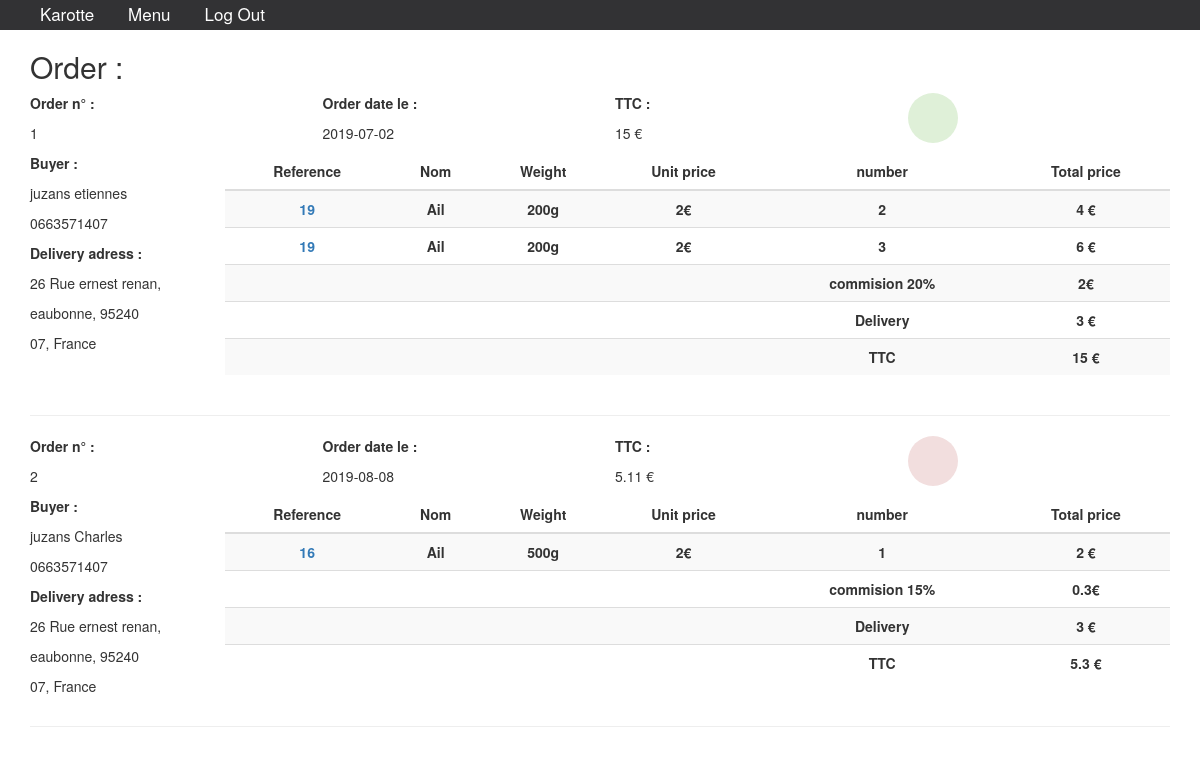
The app's page /BackOfficeKarotte/CommandesUtilisateurs (signed in) with its own data.
### tables this page shows
CREATE TABLE IF NOT EXISTS `Commande` (
  `Id` int(9) NOT NULL,
  `IdUser` int(9) NOT NULL,
  `idFarmer` int(9) NOT NULL,
  `Prix` varchar(255) NOT NULL,
  `CreationDate` date NOT NULL,
  `Status` int(1) NOT NULL,
  `IdDelivery` int(1) NOT NULL,
  `jwt` text NOT NULL
);

CREATE TABLE IF NOT EXISTS `Users` (
  `Id` int(9) NOT NULL,
  `Name` varchar(255) NOT NULL,
  `LastName` varchar(255) NOT NULL,
  `Email` varchar(255) NOT NULL,
  `Password` varchar(255) NOT NULL,
  `DateBirth` date DEFAULT NULL,
  `Type` int(1) NOT NULL,
  `Actif` int(1) NOT NULL DEFAULT '0',
  `Status` int(1) NOT NULL DEFAULT '1',
  `CreationDate` date NOT NULL,
  `CreationIp` varchar(100) NOT NULL
);

CREATE TABLE IF NOT EXISTS `Delivery` (
  `Id` int(9) NOT NULL,
  `IdUser` int(9) NOT NULL,
  `Road` varchar(255) NOT NULL,
  `RoadName` varchar(255) NOT NULL,
  `RoadNumber` varchar(255) NOT NULL,
  `PostalCode` varchar(255) NOT NULL,
  `City` varchar(255) NOT NULL,
  `Region` varchar(255) NOT NULL,
  `County` varchar(255) NOT NULL,
  `Phone` varchar(255) NOT NULL,
  `Actif` int(1) NOT NULL DEFAULT '1'
);

CREATE TABLE IF NOT EXISTS `ProduitOrder` (
  `Id` int(9) NOT NULL,
  `IdCommande` int(9) NOT NULL,
  `IdProduit` int(9) NOT NULL,
  `NbProduits` int(9) NOT NULL,
  `idFarmerProduct` int(9) NOT NULL,
  `Status` int(1) NOT NULL,
  `creationDate` date NOT NULL
);

CREATE TABLE IF NOT EXISTS `Produit` (
  `Id` int(9) NOT NULL,
  `IdListeProduit` int(9) NOT NULL,
  `Prix` varchar(255) NOT NULL,
  `Biographie` text NOT NULL,
  `Qualiter` text NOT NULL,
  `UnitWeight` varchar(9) NOT NULL,
  `NbStock` varchar(255) NOT NULL,
  `IdFarmers` int(9) NOT NULL,
  `Region` int(9) NOT NULL,
  `CreationDate` date DEFAULT NULL,
  `Actif` int(1) NOT NULL DEFAULT '0'
);

CREATE TABLE IF NOT EXISTS `ListeProduit` (
  `Id` int(9) NOT NULL,
  `Name` varchar(255) NOT NULL,
  `Actif` int(1) NOT NULL DEFAULT '1'
);

### BackOfficeKarotte/Controller/CommandesUtilisateurs.php (called while the page is built)
<?php
$objOffice = new office($connectOffice);
$orders = $objOffice->Commandes();
$nbOrders = sizeof($orders);
?>

### BackOfficeKarotte/model/connectOffice.class.php (called while the page is built, shortened)
<?php
class connectOffice {
    public function setConnect(PDO $connectOffice)
    {
        $this -> _connectOffice = $connectOffice;
    }
}
?>

### BackOfficeKarotte/model/office.class.php (called while the page is built, shortened)
<?php
class office extends connectOffice {
    public function Commandes(){
        $req = $this -> _connectOffice -> query("SELECT Commande.Id as id_commande, Commande.IdUser as iduser_commande, Commande.idFarmer as id_farmer, Commande.Prix as prix_end, Commande.CreationDate as date_Commande, Commande.Status as commande_status, Commande.IdDelivery as id_delivery, Users.Id as id_user, Users.Name as name_user, Users.LastName as user_lastName, Delivery.Id as id_delivery_id, Delivery.IdUser as delivery_id_user, Delivery.Road as road, Delivery.RoadName as road_name, Delivery.RoadNumber as road_number, Delivery.PostalCode as postal_code, Delivery.City as city, Delivery.Region as region, Delivery.County as country, Delivery.Phone as phone FROM Commande INNER JOIN Users ON Users.Id = Commande.IdUser INNER JOIN Delivery ON Delivery.Id = Commande.IdDelivery ");
        $res = $req -> fetchAll();
        return $res;
    }
    public function CommandesProduit($id){
        $req = $this -> _connectOffice -> query("SELECT ProduitOrder.Id as id_produit_order, ProduitOrder.IdCommande as id_commande, ProduitOrder.IdProduit as id_produit, ProduitOrder.NbProduits as nb_produit, ProduitOrder.idFarmerProduct as if_farmer, Produit.Id as Produit_id, Produit.IdListeProduit as Produit_Id_Liste_Produit, Produit.Prix as Produit_prix,Produit.Qualiter as Qualiter, Produit.UnitWeight as Produit_Unit_Weight, ListeProduit.Id as Liste_Produit_id, ListeProduit.Name as Liste_Produit_Name FROM ProduitOrder INNER JOIN Produit ON Produit.Id = ProduitOrder.IdProduit INNER JOIN ListeProduit ON ListeProduit.Id = Produit.IdListeProduit WHERE ProduitOrder.IdCommande = '$id'");
        $res = $req -> fetchAll();
        return $res;
    }
}
?>

### BackOfficeKarotte/config.php (called while the page is built, shortened)
<?php
function routeUrlBO(){
    $nbslash = '';
    if(isset($_GET['i'])){
        $nburl = count(explode('/', $_GET['i']));
        if($nburl !== 0){
            for($i=1; $i < $nburl; $i++){
                $nbslash .= "../";
            }
        }
    }
    return $nbslash;
}
?>

### BackOfficeKarotte/views/CommandesUtilisateurs.php (the view, shortened to what this page needs)
<?php
require "Controller/CommandesUtilisateurs.php"
?>
<div class="container OfficeOrder">
    <h2>Order :</h2>
    <?php
    if($nbOrders > 0){
    foreach($orders as $order){
    $orderId = $order['id_commande'];
    $status = $order['commande_status'];
        if($status > 0){
            if($status > 1){
                $color = '<div class="p-3 mb-2 bg-success text-white" style="width: 50px;height: 50px;border-radius: 25px"></div>';
            }else{
                $color = '<div class="p-3 mb-2 bg-warning text-dark" style="width: 50px;height: 50px;border-radius: 25px"></div>';
            }
        }else{
            $color = '<div class="p-3 mb-2 bg-danger text-white" style="width: 50px;height: 50px;border-radius: 25px"></div>';
        }
    ?>
    <div class="block_Ordder_history_order">
        <div class="row">
            <div class="col-lg-12">
                <div class="row">
                    <div class="col-lg-3">
                        <p><strong>Order n° : </strong></p>
                        <p><?= $orderId ?></p>
                    </div>
                    <div class="col-lg-3">
                        <p><strong>Order date le :</strong></p>
                        <p><?= $order['date_Commande'] ?></p>
                    </div>
                    <div class="col-lg-3">
                        <p><strong>TTC : </strong></p>
                        <p><?= $order['prix_end'] ?> €</p>
                    </div>
                    <div class="col-lg-3">
                        <?= $color ?>
                    </div>
                </div>
            </div>
            <div class="col-lg-2">
                <div class="block_delivery_to_do_order_acheteur">
                    <p><strong>Buyer : </strong></p>
                    <p><?= $order['user_lastName'] ?> <?= $order['name_user'] ?></p>
                    <p><?= $order['phone'] ?></p>
                </div>
                <div class="block_delivery_to_do_order_delivery">
                    <p><strong>Delivery adress :</strong></p>
                    <p><?= $order['road_number'].' '.$order['road'].' '.$order['road_name'].','?></p>
                    <p><?= $order['city'].', '.$order['postal_code'] ?></p>
                    <p><?= $order['region'].', '.$order['country'] ?></p>
                </div>
            </div>
            <div class="col-lg-10">
                <table class="table table-striped">
                    <thead>
                    <tr>
                        <th style="text-align: center" scope="col">Reference</th>
                        <th style="text-align: center" scope="col">Nom</th>
                        <th style="text-align: center" scope="col">Weight</th>
                        <th style="text-align: center" scope="col">Unit price</th>
                        <th style="text-align: center" scope="col">number</th>
                        <th style="text-align: center" scope="col">Total price</th>
                    </tr>
                    </thead>
                    <tbody>
                    <?php
                    $calttc = 0;
                    $qualiter = "";
                    $comPoucentage = "";
                    foreach($objOffice->CommandesProduit($orderId) as $produit){
                        $total = $produit['Produit_prix']  * $produit['nb_produit'];
                        $calttc = $calttc + $total;
                        if($produit['Qualiter'] == 1){
                            $qualiter = 0.15;
                            $comPoucentage = '15%';
                        }else{
                            $qualiter = 0.20;
                            $comPoucentage = "20%";
                        }
                        ?>
                        <tr>
                            <th style="text-align: center" scope="col"><a href="<?= routeUrlBO() ?>ListeAnnonces/<?= $produit['Produit_id'] ?>/"><?= $produit['Produit_id']?></a></th>
                            <th style="text-align: center" scope="col"><?= $produit['Liste_Produit_Name']?></th>
                            <th style="text-align: center" scope="col"><?= $produit['Produit_Unit_Weight']?></th>
                            <th style="text-align: center" scope="col"><?= $produit['Produit_prix']?>€</th>
                            <th style="text-align: center" scope="col"><?= $produit['nb_produit']?></th>
                            <th style="text-align: center" scope="col"><?= $total ?> €</th>
                        </tr>
                        <?php
                    }
                    ?>
                    <tr>
                        <th style="text-align: center" scope="col"></th>
                        <th style="text-align: center" scope="col"></th>
                        <th style="text-align: center" scope="col"></th>
                        <th style="text-align: center" scope="col"></th>
                        <?php
                        $com = $calttc * $qualiter;
                        ?>
                        <th style="text-align: center" scope="col">commision <?= $comPoucentage ?></th>
                        <th style="text-align: center" scope="col"><?= $com ?>€</th>
                    </tr>
                    <tr>
                        <th style="text-align: center" scope="col"></th>
                        <th style="text-align: center" scope="col"></th>
                        <th style="text-align: center" scope="col"></th>
                        <th style="text-align: center" scope="col"></th>
                        <th style="text-align: center" scope="col">Delivery</th>
                        <th style="text-align: center" scope="col">3 €</th>
                    </tr>
                    <?php
                    $ttc = $calttc + $com + 3;
                    ?>
                    <tr>
                        <th style="text-align: center" scope="col"></th>
                        <th style="text-align: center" scope="col"></th>
                        <th style="text-align: center" scope="col"></th>
                        <th style="text-align: center" scope="col"></th>
                        <th style="text-align: center" scope="col">TTC</th>
                        <th style="text-align: center" scope="col"><?= $ttc ?> €</th>
                    </tr>
                    </tbody>
                </table>
            </div>
        </div>
        <hr>
    </div>
<?php
}
    ?>
</div>
<?php
}else{
    ?>
    <div class="block_delivery_no">
        <p style="text-align: center">You have not delivery to do</p>
    </div>
    <?php
}
?>

### records on screen
commande: Id "1", CreationDate "2019-07-02", Prix "15", IdUser.LastName "juzans", IdUser.Name "etiennes", IdDelivery.Phone "0663571407", IdDelivery.RoadNumber "26", IdDelivery.Road "Rue", IdDelivery.RoadName "ernest renan", IdDelivery.City "eaubonne", IdDelivery.PostalCode "95240", IdDelivery.Region "07", IdDelivery.County "France", produit.Qualiter "20%", produit.Qualiter "2", produit.Qualiter "15"
produitorder: IdProduit.Id "19", listeproduit.Name "Ail", IdProduit.UnitWeight "200g", IdProduit.Prix "2", NbProduits "2", total "4"
produitorder: IdProduit.Id "19", listeproduit.Name "Ail", IdProduit.UnitWeight "200g", IdProduit.Prix "2", NbProduits "3", total "6"
commande: Id "2", CreationDate "2019-08-08", Prix "5.11", Status 0 (drawn), IdUser.LastName "juzans", IdUser.Name "Charles", IdDelivery.Phone "0663571407", IdDelivery.RoadNumber "26", IdDelivery.Road "Rue", IdDelivery.RoadName "ernest renan", IdDelivery.City "eaubonne", IdDelivery.PostalCode "95240", IdDelivery.Region "07", IdDelivery.County "France", produit.Qualiter "15%", produit.Qualiter "0.3", produit.Qualiter "5.3"
produitorder: IdProduit.Id "16", listeproduit.Name "Ail", IdProduit.UnitWeight "500g", IdProduit.Prix "2", NbProduits "1"
